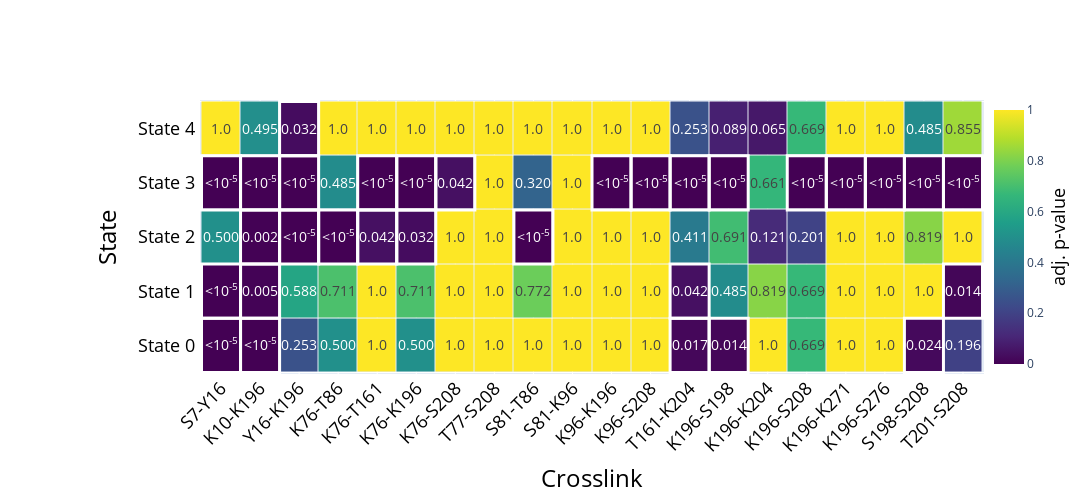

Notebook source saved alongside this figure:
### Code cell
# Example data

# Formatting function
def format_pvalue(p):
    if p <= 0.00001:
        return '<10<sup>-5</sup>'

    elif p == 1.0:
        return '1.0'
    return f'{p:.3f}'

# Convert dictionary to a list of lists
z_values = p_values.T
customdata = np.array([[1 if val < 0.05 else 0 for val in row] for row in z_values])
# np_z_values = np.array(z_values).T
text_values = [[format_pvalue(val) for val in row] for row in z_values]  # Format p-values as strings

# Get the second element of each key for x-axis labels
x_labels = crosslinks#[key.split('_')[1] for key in data.keys()]
y_labels = ['State 0', 'State 1', 'State 2', 'State 3', 'State 4', ]



# Create a heatmap with cell borders
fig = go.Figure(data=go.Heatmap(
    z=z_values,
    x=x_labels,
    y=y_labels,
    colorscale="Viridis",
    showscale=True,
    xgap=1,  # Gap between cells on the x-axis (creates a border)
    ygap=1,   # Gap between cells on the y-axis (creates a border)
    text=text_values,  # Display p-values in cells
    texttemplate="%{text}",  # Format text in cells
    textfont=dict(size=14),  # Adjust font size and color for readability
    zmin=0,  # Set minimum of color scale to 0
    zmax=1,  # Set maximum of color scale to 1
    customdata=customdata,
    hovertemplate='<b>Crosslink:</b> %{x}<br>'
                  '<b>State:</b> %{y}<br>'
                  '<b>adj. p-value:</b> %{text}'
                  '<br><b>Significant:</b> %{customdata}<extra></extra>',
    colorbar=dict(
        title="adj. p-value",
        title_side="right",
        titlefont=dict(size=18, color="black"),
        lenmode="fraction",
        len=1.0,
        y=0.5,
        yanchor="middle",
        x=1.0,
        xanchor="left"
    ),
))

# New code to add borders for significant cells
for i in range(len(y_labels)):
    for j in range(len(x_labels)):
        if z_values[i][j] < 0.05:

            fig.add_shape(
                type="rect",
                x0=j-0.5, y0=i-0.5, x1=j+0.5, y1=i+0.5,
                line=dict(color="white", width=3),
                fillcolor="rgba(0,0,0,0)",
                layer="above"
            )

# Update layout to ensure sufficient space and styling
fig.update_layout(
    xaxis=dict(
        title="Crosslink",
        titlefont=dict(size=24, color="black"),
        tickfont=dict(size=18, color="black"),
        tickangle=-45,
        tickmode='array',
        tickvals=x_labels,
        ticktext=x_labels
    ),
    yaxis=dict(
        title="State",
        titlefont=dict(size=24, color="black"),
        tickfont=dict(size=18, color="black"),
        ticklabelposition="outside",
        automargin=True,
        side="left",
        tickson="boundaries",
        ticklen=20,  # Increase tick length
        tickwidth=2,  # Increase tick width for visibility
        ticks="outside",  # Place ticks outside the plot area
        tickcolor="rgba(0,0,0,0)",  # Make ticks transparent
        linecolor="rgba(0,0,0,0)",  # Make axis line transparent
    ),

    margin=dict(l=200, r=100, t=100, b=100),  # Increase margins to ensure full rendering
    width=1700,  # Set optimal width
    height=500,   # Set optimal height
)

# Show the figure
fig.show()

# Save the figure as a high-resolution image
fig.write_image("Simulation_XLMS_consistent_heatmap.png", scale=10)

### Figure 1 — Plotly figure (JSON) as saved in the notebook; plotly's stock layout.template omitted (floating-point values rounded to 4 significant figures)
{"data": [{"colorbar": {"len": 1, "lenmode": "fraction", "title": {"font": {"color": "black", "size": 18}, "side": "right", "text": "adj. p-value"}, "x": 1, "xanchor": "left", "y": 0.5, "yanchor": "middle"}, "colorscale": [[0, "#440154"], [0.1111, "#482878"], [0.2222, "#3e4989"], [0.3333, "#31688e"], [0.4444, "#26828e"], [0.5556, "#1f9e89"], [0.6667, "#35b779"], [0.7778, "#6ece58"], [0.8889, "#b5de2b"], [1, "#fde725"]], "customdata": [[1, 1, 0, 0, 0, 0, 0, 0, 0, 0, 0, 0, 1, 1, 0, 0, 0, 0, 1, 0], [1, 1, 0, 0, 0, 0, 0, 0, 0, 0, 0, 0, 1, 0, 0, 0, 0, 0, 0, 1], [0, 1, 1, 1, 1, 1, 0, 0, 1, 0, 0, 0, 0, 0, 0, 0, 0, 0, 0, 0], [1, 1, 1, 0, 1, 1, 1, 0, 0, 0, 1, 1, 1, 1, 0, 1, 1, 1, 1, 1], [0, 0, 1, 0, 0, 0, 0, 0, 0, 0, 0, 0, 0, 0, 0, 0, 0, 0, 0, 0]], "hovertemplate": "<b>Crosslink:</b> %{x}<br><b>State:</b> %{y}<br><b>adj. p-value:</b> %{text}<br><b>Significant:</b> %{customdata}<extra></extra>", "showscale": true, "text": [["<10<sup>-5</sup>", "<10<sup>-5</sup>", "0.253", "0.500", "1.0", "0.500", "1.0", "1.0", "1.0", "1.0", "1.0", "1.0", "0.017", "0.014", "1.0", "0.669", "1.0", "1.0", "0.024", "0.196"], ["<10<sup>-5</sup>", "0.005", "0.588", "0.711", "1.0", "0.711", "1.0", "1.0", "0.772", "1.0", "1.0", "1.0", "0.042", "0.485", "0.819", "0.669", "1.0", "1.0", "1.0", "0.014"], ["0.500", "0.002", "<10<sup>-5</sup>", "<10<sup>-5</sup>", "0.042", "0.032", "1.0", "1.0", "<10<sup>-5</sup>", "1.0", "1.0", "1.0", "0.411", "0.691", "0.121", "0.201", "1.0", "1.0", "0.819", "1.0"], ["<10<sup>-5</sup>", "<10<sup>-5</sup>", "<10<sup>-5</sup>", "0.485", "<10<sup>-5</sup>", "<10<sup>-5</sup>", "0.042", "1.0", "0.320", "1.0", "<10<sup>-5</sup>", "<10<sup>-5</sup>", "<10<sup>-5</sup>", "<10<sup>-5</sup>", "0.661", "<10<sup>-5</sup>", "<10<sup>-5</sup>", "<10<sup>-5</sup>", "<10<sup>-5</sup>", "<10<sup>-5</sup>"], ["1.0", "0.495", "0.032", "1.0", "1.0", "1.0", "1.0", "1.0", "1.0", "1.0", "1.0", "1.0", "0.253", "0.089", "0.065", "0.669", "1.0", "1.0", "0.485", "0.855"]], "textfont": {"size": 14}, "texttemplate": "%{text}", "type": "heatmap", "x": ["S7-Y16", "K10-K196", "Y16-K196", "K76-T86", "K76-T161", "K76-K196", "K76-S208", "T77-S208", "S81-T86", "S81-K96", "K96-K196", "K96-S208", "T161-K204", "K196-S198", "K196-K204", "K196-S208", "K196-K271", "K196-S276", "S198-S208", "T201-S208"], "xgap": 1, "y": ["State 0", "State 1", "State 2", "State 3", "State 4"], "ygap": 1, "z": [[1e-05, 1e-05, 0.2529, 0.5002, 1, 0.5002, 1, 1, 1, 1, 1, 1, 0.01744, 0.01446, 1, 0.6693, 1, 1, 0.02362, 0.1964], [1e-05, 0.00468, 0.5877, 0.711, 1, 0.711, 1, 1, 0.7718, 1, 1, 1, 0.04194, 0.4847, 0.8191, 0.6693, 1, 1, 1, 0.0137], [0.5002, 0.00238, 1e-05, 1e-05, 0.04194, 0.03246, 1, 1, 1e-05, 1, 1, 1, 0.4109, 0.6908, 0.1206, 0.2005, 1, 1, 0.8191, 1], [1e-05, 1e-05, 1e-05, 0.4847, 1e-05, 1e-05, 0.04186, 1, 0.3201, 1, 1e-05, 1e-05, 1e-05, 1e-05, 0.6613, 1e-05, 1e-05, 1e-05, 1e-05, 1e-05], [1, 0.4955, 0.03246, 1, 1, 1, 1, 1, 1, 1, 1, 1, 0.2529, 0.089, 0.06488, 0.6693, 1, 1, 0.4847, 0.855]], "zmax": 1, "zmin": 0}], "layout": {"height": 500, "margin": {"b": 100, "l": 200, "r": 100, "t": 100}, "shapes": [{"fillcolor": "rgba(0,0,0,0)", "layer": "above", "line": {"color": "white", "width": 3}, "type": "rect", "x0": -0.5, "x1": 0.5, "y0": -0.5, "y1": 0.5}, {"fillcolor": "rgba(0,0,0,0)", "layer": "above", "line": {"color": "white", "width": 3}, "type": "rect", "x0": 0.5, "x1": 1.5, "y0": -0.5, "y1": 0.5}, {"fillcolor": "rgba(0,0,0,0)", "layer": "above", "line": {"color": "white", "width": 3}, "type": "rect", "x0": 11.5, "x1": 12.5, "y0": -0.5, "y1": 0.5}, {"fillcolor": "rgba(0,0,0,0)", "layer": "above", "line": {"color": "white", "width": 3}, "type": "rect", "x0": 12.5, "x1": 13.5, "y0": -0.5, "y1": 0.5}, {"fillcolor": "rgba(0,0,0,0)", "layer": "above", "line": {"color": "white", "width": 3}, "type": "rect", "x0": 17.5, "x1": 18.5, "y0": -0.5, "y1": 0.5}, {"fillcolor": "rgba(0,0,0,0)", "layer": "above", "line": {"color": "white", "width": 3}, "type": "rect", "x0": -0.5, "x1": 0.5, "y0": 0.5, "y1": 1.5}, {"fillcolor": "rgba(0,0,0,0)", "layer": "above", "line": {"color": "white", "width": 3}, "type": "rect", "x0": 0.5, "x1": 1.5, "y0": 0.5, "y1": 1.5}, {"fillcolor": "rgba(0,0,0,0)", "layer": "above", "line": {"color": "white", "width": 3}, "type": "rect", "x0": 11.5, "x1": 12.5, "y0": 0.5, "y1": 1.5}, {"fillcolor": "rgba(0,0,0,0)", "layer": "above", "line": {"color": "white", "width": 3}, "type": "rect", "x0": 18.5, "x1": 19.5, "y0": 0.5, "y1": 1.5}, {"fillcolor": "rgba(0,0,0,0)", "layer": "above", "line": {"color": "white", "width": 3}, "type": "rect", "x0": 0.5, "x1": 1.5, "y0": 1.5, "y1": 2.5}, {"fillcolor": "rgba(0,0,0,0)", "layer": "above", "line": {"color": "white", "width": 3}, "type": "rect", "x0": 1.5, "x1": 2.5, "y0": 1.5, "y1": 2.5}, {"fillcolor": "rgba(0,0,0,0)", "layer": "above", "line": {"color": "white", "width": 3}, "type": "rect", "x0": 2.5, "x1": 3.5, "y0": 1.5, "y1": 2.5}, {"fillcolor": "rgba(0,0,0,0)", "layer": "above", "line": {"color": "white", "width": 3}, "type": "rect", "x0": 3.5, "x1": 4.5, "y0": 1.5, "y1": 2.5}, {"fillcolor": "rgba(0,0,0,0)", "layer": "above", "line": {"color": "white", "width": 3}, "type": "rect", "x0": 4.5, "x1": 5.5, "y0": 1.5, "y1": 2.5}, {"fillcolor": "rgba(0,0,0,0)", "layer": "above", "line": {"color": "white", "width": 3}, "type": "rect", "x0": 7.5, "x1": 8.5, "y0": 1.5, "y1": 2.5}, {"fillcolor": "rgba(0,0,0,0)", "layer": "above", "line": {"color": "white", "width": 3}, "type": "rect", "x0": -0.5, "x1": 0.5, "y0": 2.5, "y1": 3.5}, {"fillcolor": "rgba(0,0,0,0)", "layer": "above", "line": {"color": "white", "width": 3}, "type": "rect", "x0": 0.5, "x1": 1.5, "y0": 2.5, "y1": 3.5}, {"fillcolor": "rgba(0,0,0,0)", "layer": "above", "line": {"color": "white", "width": 3}, "type": "rect", "x0": 1.5, "x1": 2.5, "y0": 2.5, "y1": 3.5}, {"fillcolor": "rgba(0,0,0,0)", "layer": "above", "line": {"color": "white", "width": 3}, "type": "rect", "x0": 3.5, "x1": 4.5, "y0": 2.5, "y1": 3.5}, {"fillcolor": "rgba(0,0,0,0)", "layer": "above", "line": {"color": "white", "width": 3}, "type": "rect", "x0": 4.5, "x1": 5.5, "y0": 2.5, "y1": 3.5}, {"fillcolor": "rgba(0,0,0,0)", "layer": "above", "line": {"color": "white", "width": 3}, "type": "rect", "x0": 5.5, "x1": 6.5, "y0": 2.5, "y1": 3.5}, {"fillcolor": "rgba(0,0,0,0)", "layer": "above", "line": {"color": "white", "width": 3}, "type": "rect", "x0": 9.5, "x1": 10.5, "y0": 2.5, "y1": 3.5}, {"fillcolor": "rgba(0,0,0,0)", "layer": "above", "line": {"color": "white", "width": 3}, "type": "rect", "x0": 10.5, "x1": 11.5, "y0": 2.5, "y1": 3.5}, {"fillcolor": "rgba(0,0,0,0)", "layer": "above", "line": {"color": "white", "width": 3}, "type": "rect", "x0": 11.5, "x1": 12.5, "y0": 2.5, "y1": 3.5}, {"fillcolor": "rgba(0,0,0,0)", "layer": "above", "line": {"color": "white", "width": 3}, "type": "rect", "x0": 12.5, "x1": 13.5, "y0": 2.5, "y1": 3.5}, {"fillcolor": "rgba(0,0,0,0)", "layer": "above", "line": {"color": "white", "width": 3}, "type": "rect", "x0": 14.5, "x1": 15.5, "y0": 2.5, "y1": 3.5}, {"fillcolor": "rgba(0,0,0,0)", "layer": "above", "line": {"color": "white", "width": 3}, "type": "rect", "x0": 15.5, "x1": 16.5, "y0": 2.5, "y1": 3.5}, {"fillcolor": "rgba(0,0,0,0)", "layer": "above", "line": {"color": "white", "width": 3}, "type": "rect", "x0": 16.5, "x1": 17.5, "y0": 2.5, "y1": 3.5}, {"fillcolor": "rgba(0,0,0,0)", "layer": "above", "line": {"color": "white", "width": 3}, "type": "rect", "x0": 17.5, "x1": 18.5, "y0": 2.5, "y1": 3.5}, {"fillcolor": "rgba(0,0,0,0)", "layer": "above", "line": {"color": "white", "width": 3}, "type": "rect", "x0": 18.5, "x1": 19.5, "y0": 2.5, "y1": 3.5}, {"fillcolor": "rgba(0,0,0,0)", "layer": "above", "line": {"color": "white", "width": 3}, "type": "rect", "x0": 1.5, "x1": 2.5, "y0": 3.5, "y1": 4.5}], "width": 1700, "xaxis": {"tickangle": -45, "tickfont": {"color": "black", "size": 18}, "tickmode": "array", "ticktext": ["S7-Y16", "K10-K196", "Y16-K196", "K76-T86", "K76-T161", "K76-K196", "K76-S208", "T77-S208", "S81-T86", "S81-K96", "K96-K196", "K96-S208", "T161-K204", "K196-S198", "K196-K204", "K196-S208", "K196-K271", "K196-S276", "S198-S208", "T201-S208"], "tickvals": ["S7-Y16", "K10-K196", "Y16-K196", "K76-T86", "K76-T161", "K76-K196", "K76-S208", "T77-S208", "S81-T86", "S81-K96", "K96-K196", "K96-S208", "T161-K204", "K196-S198", "K196-K204", "K196-S208", "K196-K271", "K196-S276", "S198-S208", "T201-S208"], "title": {"font": {"color": "black", "size": 24}, "text": "Crosslink"}}, "yaxis": {"automargin": true, "linecolor": "rgba(0,0,0,0)", "side": "left", "tickcolor": "rgba(0,0,0,0)", "tickfont": {"color": "black", "size": 18}, "ticklabelposition": "outside", "ticklen": 20, "ticks": "outside", "tickson": "boundaries", "tickwidth": 2, "title": {"font": {"color": "black", "size": 24}, "text": "State"}}}}
